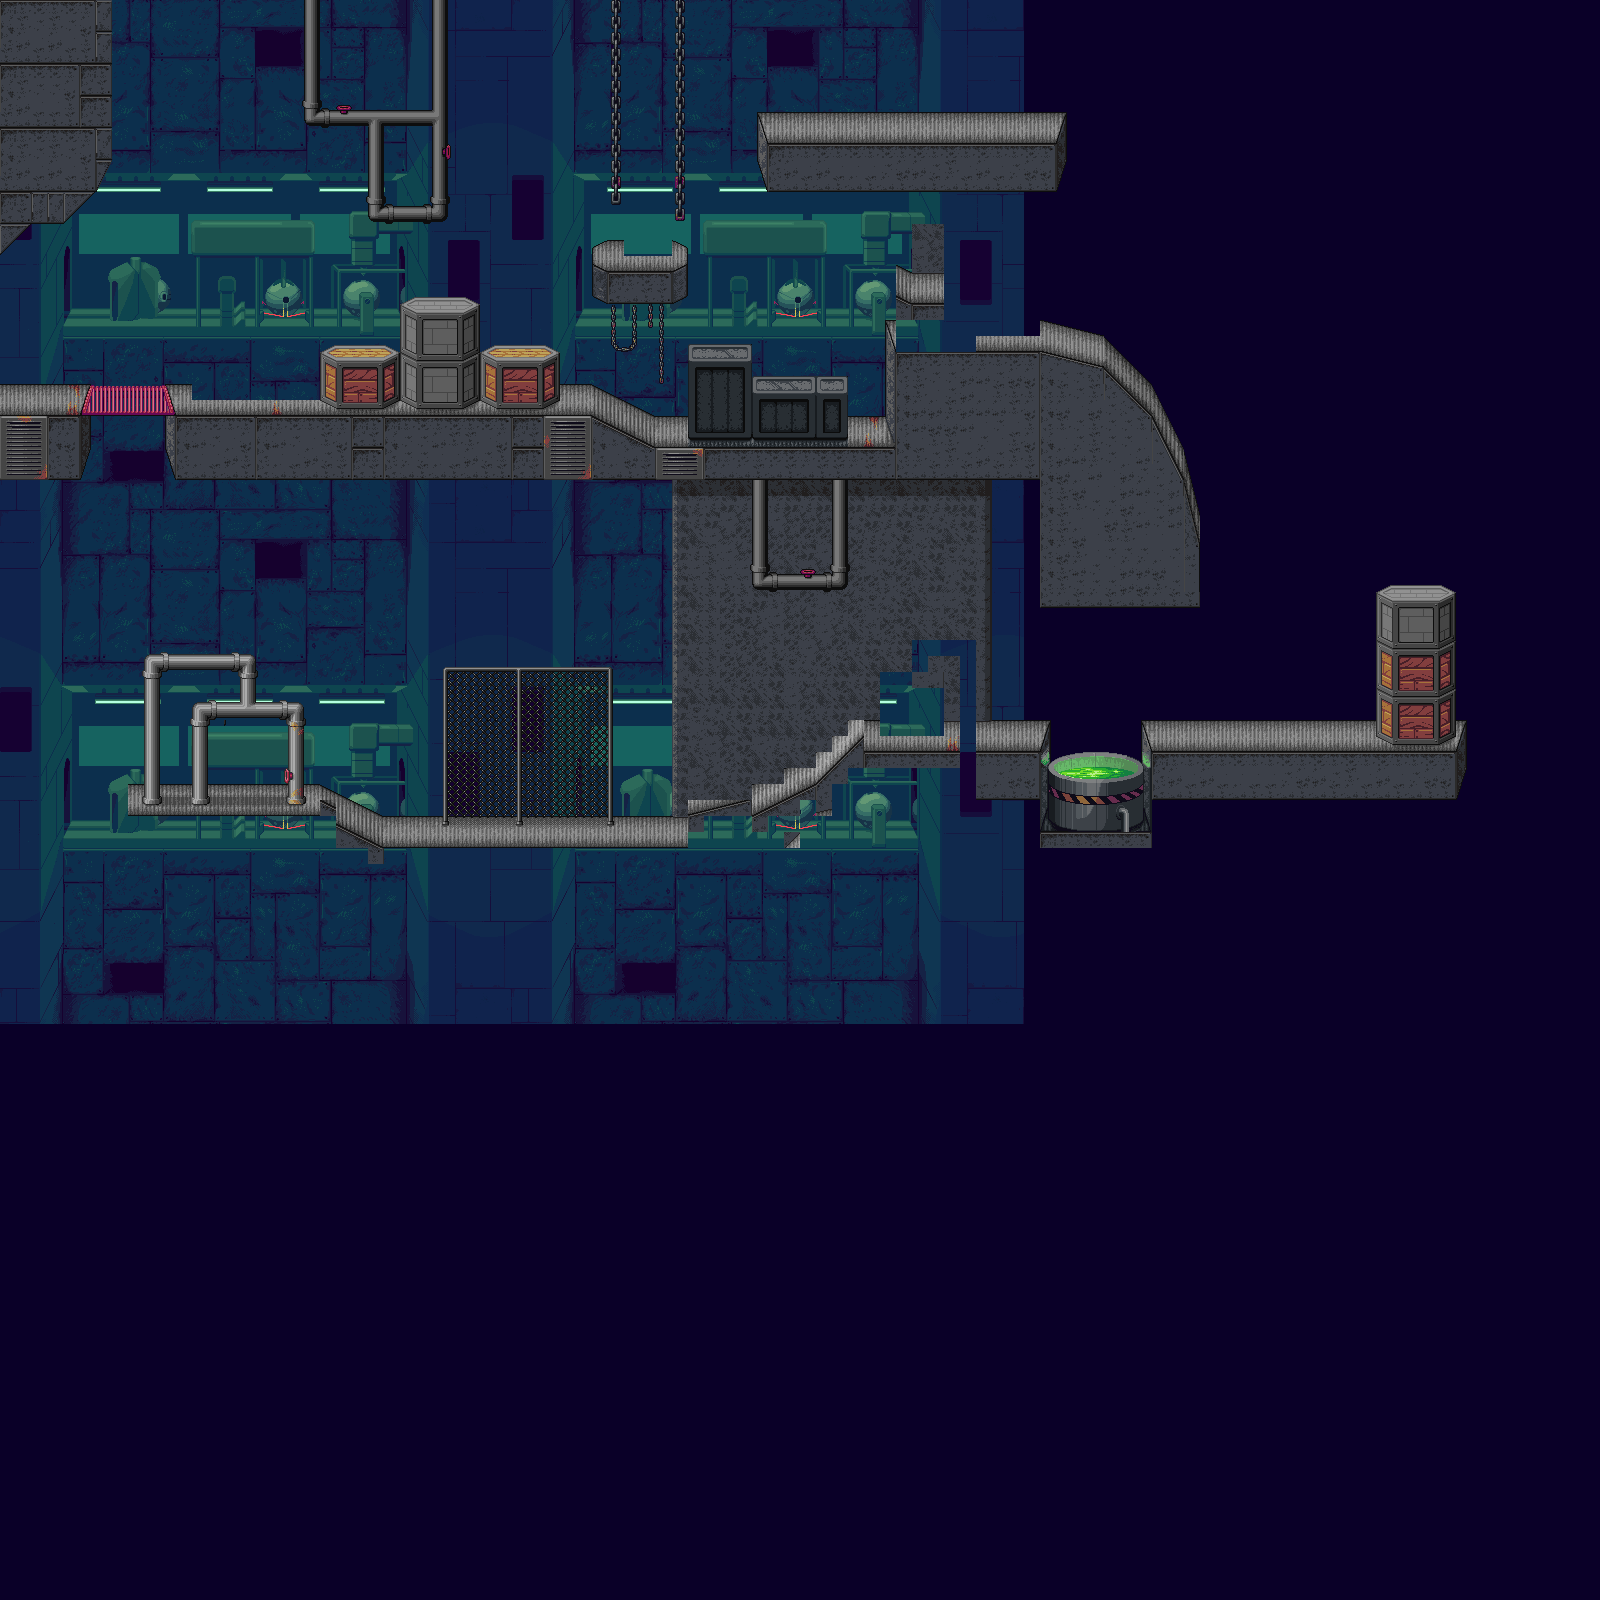

The image is a tile-based game level rendered from a .tmx file. Its description and source (layers, tilesets, objects; grid data summarised) follow:
An orthogonal 100x100 tile map with 16x16 px tiles, 2 tile layers (Tile Layer 1, Tile Layer 2), 4 image layers.

<map version="1.5" tiledversion="1.7.2" orientation="orthogonal" renderorder="right-down" width="100" height="100" tilewidth="16" tileheight="16" infinite="0" backgroundcolor="#0a0028" nextlayerid="12" nextobjectid="1">
 <tileset firstgid="1" source="Fabrica01.tsx" />
 <imagelayer id="2" name="Fondo" offsetx="0.179533" offsety="0.0621987">
  <image source="../Nox/Sector 1 BG/BGAnonzAnim.gif" width="512" height="512" />
 </imagelayer>
 <imagelayer id="4" name="Copy of Fondo" offsetx="512.084" offsety="0.0621987">
  <image source="../Nox/Sector 1 BG/BGAnonzAnim.gif" width="512" height="512" />
 </imagelayer>
 <imagelayer id="5" name="Copy of Copy of Fondo" offsetx="0.151755" offsety="512.059">
  <image source="../Nox/Sector 1 BG/BGAnonzAnim.gif" width="512" height="512" />
 </imagelayer>
 <imagelayer id="6" name="Copy of Copy of Copy of Fondo" offsetx="512.156" offsety="512.058">
  <image source="../Nox/Sector 1 BG/BGAnonzAnim.gif" width="512" height="512" />
 </imagelayer>
 <layer id="1" name="Tile Layer 1" width="100" height="100">
  <data>[10000 cells, 1936 non-empty, 611 distinct tile ids]</data>
 </layer>
 <layer id="11" name="Tile Layer 2" width="100" height="100">
  <data>[10000 cells, 119 non-empty, 74 distinct tile ids]</data>
 </layer>
</map>